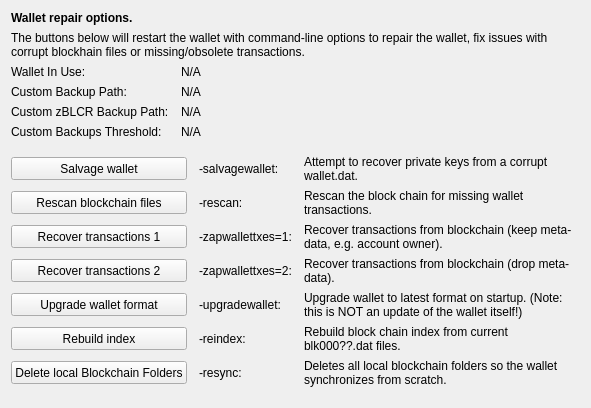
     <widget class="QWidget" name="tab_repair">
      <attribute name="title">
       <string>&amp;Wallet Repair</string>
      </attribute>
      <layout class="QGridLayout" name="gridLayout_4" columnstretch="0,0,0,0">
       <property name="horizontalSpacing">
        <number>12</number>
       </property>
       <item row="0" column="0" colspan="4">
        <widget class="QLabel" name="label_repair_header">
         <property name="font">
          <font>
           <weight>75</weight>
           <bold>true</bold>
          </font>
         </property>
         <property name="text">
          <string>Wallet repair options.</string>
         </property>
        </widget>
       </item>
       <item row="1" column="0" colspan="4">
        <widget class="QLabel" name="label_repair_helptext">
         <property name="font">
          <font>
           <weight>50</weight>
           <bold>false</bold>
          </font>
         </property>
         <property name="text">
          <string>The buttons below will restart the wallet with command-line options to repair the wallet, fix issues with corrupt blockhain files or missing/obsolete transactions.</string>
         </property>
         <property name="wordWrap">
          <bool>true</bool>
         </property>
        </widget>
       </item>
       <item row="2" column="0">
        <widget class="QLabel" name="wallet_path_label">
         <property name="text">
          <string>Wallet In Use:</string>
         </property>
        </widget>
       </item>
       <item row="2" column="1" colspan="3">
        <widget class="QLabel" name="wallet_path">
         <property name="cursor">
          <cursorShape>IBeamCursor</cursorShape>
         </property>
         <property name="text">
          <string>N/A</string>
         </property>
         <property name="textFormat">
          <enum>Qt::PlainText</enum>
         </property>
         <property name="textInteractionFlags">
          <set>Qt::LinksAccessibleByMouse|Qt::TextSelectableByKeyboard|Qt::TextSelectableByMouse</set>
         </property>
        </widget>
       </item>
       <item row="3" column="0">
        <widget class="QLabel" name="wallet_custombackuppath_label">
         <property name="text">
          <string>Custom Backup Path:</string>
         </property>
         <property name="visible">
          <bool>false</bool>
         </property>
        </widget>
       </item>
       <item row="3" column="1" colspan="3">
        <widget class="QLabel" name="wallet_custombackuppath">
         <property name="cursor">
          <cursorShape>IBeamCursor</cursorShape>
         </property>
         <property name="text">
          <string>N/A</string>
         </property>
         <property name="textFormat">
          <enum>Qt::PlainText</enum>
         </property>
         <property name="textInteractionFlags">
          <set>Qt::LinksAccessibleByMouse|Qt::TextSelectableByKeyboard|Qt::TextSelectableByMouse</set>
         </property>
         <property name="visible">
          <bool>false</bool>
         </property>
        </widget>
       </item>
       <item row="4" column="0">
        <widget class="QLabel" name="wallet_customzpivbackuppath_label">
         <property name="text">
          <string>Custom zBLCR Backup Path:</string>
         </property>
         <property name="visible">
          <bool>false</bool>
         </property>
        </widget>
       </item>
       <item row="4" column="1" colspan="3">
        <widget class="QLabel" name="wallet_customzpivbackuppath">
         <property name="cursor">
          <cursorShape>IBeamCursor</cursorShape>
         </property>
         <property name="text">
          <string>N/A</string>
         </property>
         <property name="textFormat">
          <enum>Qt::PlainText</enum>
         </property>
         <property name="textInteractionFlags">
          <set>Qt::LinksAccessibleByMouse|Qt::TextSelectableByKeyboard|Qt::TextSelectableByMouse</set>
         </property>
         <property name="visible">
          <bool>false</bool>
         </property>
        </widget>
       </item>
       <item row="5" column="0">
        <widget class="QLabel" name="wallet_custombackupthreshold_label">
         <property name="text">
          <string>Custom Backups Threshold:</string>
         </property>
         <property name="visible">
          <bool>false</bool>
         </property>
        </widget>
       </item>
       <item row="5" column="1" colspan="3">
        <widget class="QLabel" name="wallet_custombackupthreshold">
         <property name="cursor">
          <cursorShape>IBeamCursor</cursorShape>
         </property>
         <property name="text">
          <string>N/A</string>
         </property>
         <property name="textFormat">
          <enum>Qt::PlainText</enum>
         </property>
         <property name="textInteractionFlags">
          <set>Qt::LinksAccessibleByMouse|Qt::TextSelectableByKeyboard|Qt::TextSelectableByMouse</set>
         </property>
         <property name="visible">
          <bool>false</bool>
         </property>
        </widget>
       </item>
       <item row="6" column="0">
        <spacer name="verticalSpacer_repair1">
         <property name="orientation">
          <enum>Qt::Vertical</enum>
         </property>
         <property name="sizeHint" stdset="0">
          <size>
           <width>10</width>
           <height>10</height>
          </size>
         </property>
        </spacer>
       </item>
       <item row="7" column="0" colspan="2">
        <widget class="QPushButton" name="btn_salvagewallet">
         <property name="minimumSize">
          <size>
           <width>100</width>
           <height>23</height>
          </size>
         </property>
         <property name="text">
          <string>Salvage wallet</string>
         </property>
        </widget>
       </item>
       <item row="7" column="2">
        <widget class="QLabel" name="label_repair_salvage_command">
         <property name="text">
          <string notr="true">-salvagewallet:</string>
         </property>
        </widget>
       </item>
       <item row="7" column="3">
        <widget class="QLabel" name="label_repair_salvage">
         <property name="text">
          <string>Attempt to recover private keys from a corrupt wallet.dat.</string>
         </property>
         <property name="wordWrap">
          <bool>true</bool>
         </property>
        </widget>
       </item>
       <item row="8" column="0" colspan="2">
        <widget class="QPushButton" name="btn_rescan">
         <property name="minimumSize">
          <size>
           <width>100</width>
           <height>23</height>
          </size>
         </property>
         <property name="text">
          <string>Rescan blockchain files</string>
         </property>
        </widget>
       </item>
       <item row="8" column="2">
        <widget class="QLabel" name="label_repair_rescan_command">
         <property name="text">
          <string notr="true">-rescan:</string>
         </property>
        </widget>
       </item>
       <item row="8" column="3">
        <widget class="QLabel" name="label_repair_rescan">
         <property name="text">
          <string>Rescan the block chain for missing wallet transactions.</string>
         </property>
         <property name="wordWrap">
          <bool>true</bool>
         </property>
        </widget>
       </item>
       <item row="9" column="0" colspan="2">
        <widget class="QPushButton" name="btn_zapwallettxes1">
         <property name="minimumSize">
          <size>
           <width>100</width>
           <height>23</height>
          </size>
         </property>
         <property name="text">
          <string>Recover transactions 1</string>
         </property>
        </widget>
       </item>
       <item row="9" column="2">
        <widget class="QLabel" name="label_repair_zap1_command">
         <property name="text">
          <string notr="true">-zapwallettxes=1:</string>
         </property>
        </widget>
       </item>
       <item row="9" column="3">
        <widget class="QLabel" name="label_repair_zap1">
         <property name="text">
          <string>Recover transactions from blockchain (keep meta-data, e.g. account owner).</string>
         </property>
         <property name="wordWrap">
          <bool>true</bool>
         </property>
        </widget>
       </item>
       <item row="10" column="0" colspan="2">
        <widget class="QPushButton" name="btn_zapwallettxes2">
         <property name="minimumSize">
          <size>
           <width>100</width>
           <height>23</height>
          </size>
         </property>
         <property name="text">
          <string>Recover transactions 2</string>
         </property>
        </widget>
       </item>
       <item row="10" column="2">
        <widget class="QLabel" name="label_repair_zap2_command">
         <property name="text">
          <string notr="true">-zapwallettxes=2:</string>
         </property>
        </widget>
       </item>
       <item row="10" column="3">
        <widget class="QLabel" name="label_repair_zap2">
         <property name="text">
          <string>Recover transactions from blockchain (drop meta-data).</string>
         </property>
         <property name="wordWrap">
          <bool>true</bool>
         </property>
        </widget>
       </item>
       <item row="11" column="0" colspan="2">
        <widget class="QPushButton" name="btn_upgradewallet">
         <property name="minimumSize">
          <size>
           <width>100</width>
           <height>23</height>
          </size>
         </property>
         <property name="text">
          <string>Upgrade wallet format</string>
         </property>
        </widget>
       </item>
       <item row="11" column="2">
        <widget class="QLabel" name="label_repair_upgrade_command">
         <property name="text">
          <string notr="true">-upgradewallet:</string>
         </property>
        </widget>
       </item>
       <item row="11" column="3">
        <widget class="QLabel" name="label_repair_upgrade">
         <property name="text">
          <string>Upgrade wallet to latest format on startup. (Note: this is NOT an update of the wallet itself!)</string>
         </property>
         <property name="wordWrap">
          <bool>true</bool>
         </property>
        </widget>
       </item>
       <item row="12" column="0" colspan="2">
        <widget class="QPushButton" name="btn_reindex">
         <property name="minimumSize">
          <size>
           <width>100</width>
           <height>23</height>
          </size>
         </property>
         <property name="text">
          <string>Rebuild index</string>
         </property>
        </widget>
       </item>
       <item row="12" column="2">
        <widget class="QLabel" name="label_repair_reindex_command">
         <property name="text">
          <string notr="true">-reindex:</string>
         </property>
        </widget>
       </item>
       <item row="12" column="3">
        <widget class="QLabel" name="label_repair_reindex">
         <property name="text">
          <string>Rebuild block chain index from current blk000??.dat files.</string>
         </property>
         <property name="wordWrap">
          <bool>true</bool>
         </property>
        </widget>
       </item>
       <item row="13" column="0" colspan="2">
        <widget class="QPushButton" name="btn_resync">
         <property name="minimumSize">
          <size>
           <width>100</width>
           <height>23</height>
          </size>
         </property>
         <property name="text">
          <string>Delete local Blockchain Folders</string>
         </property>
        </widget>
       </item>
       <item row="13" column="2">
        <widget class="QLabel" name="label_repair_resync_command">
         <property name="text">
          <string>-resync:</string>
         </property>
        </widget>
       </item>
       <item row="13" column="3">
        <widget class="QLabel" name="label_repair_resync">
         <property name="text">
          <string>Deletes all local blockchain folders so the wallet synchronizes from scratch.</string>
         </property>
         <property name="wordWrap">
          <bool>true</bool>
         </property>
        </widget>
       </item>
       <item row="14" column="0">
        <spacer name="verticalSpacer_repair2">
         <property name="orientation">
          <enum>Qt::Vertical</enum>
         </property>
         <property name="sizeHint" stdset="0">
          <size>
           <width>20</width>
           <height>10</height>
          </size>
         </property>
        </spacer>
       </item>
      </layout>
     </widget>
